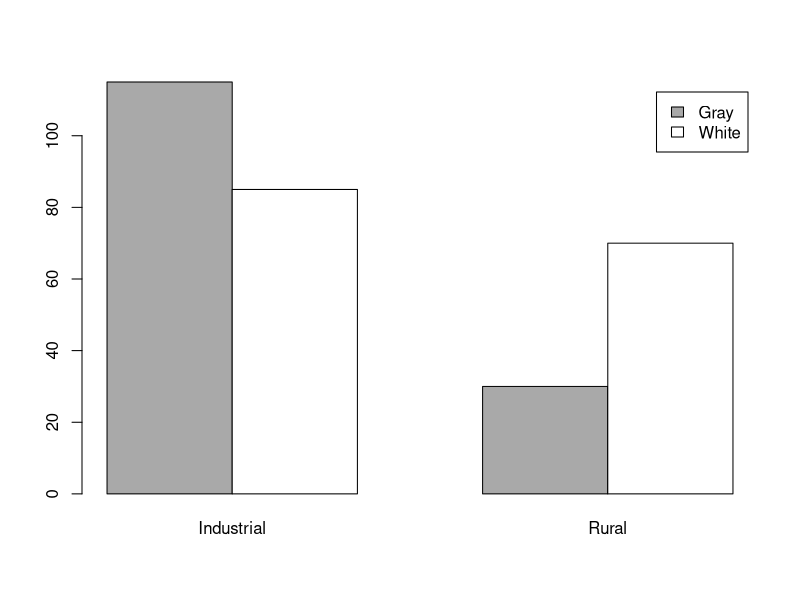
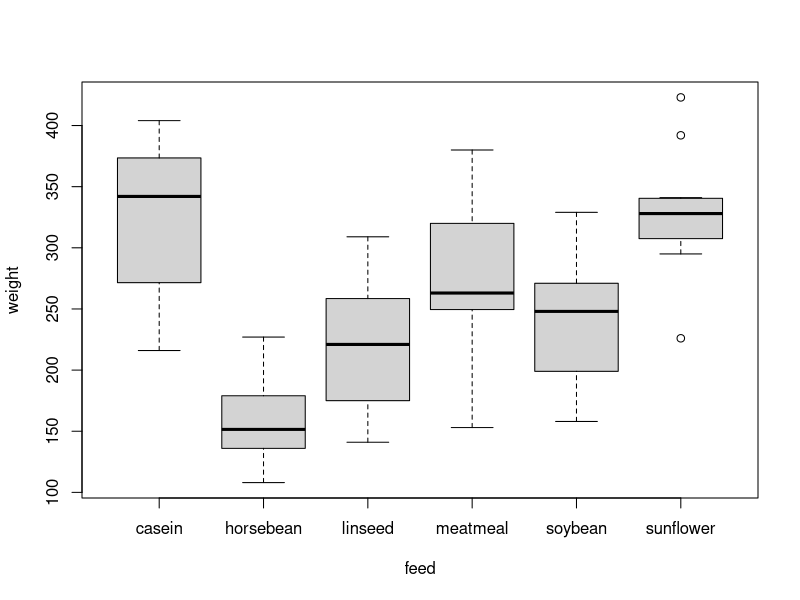
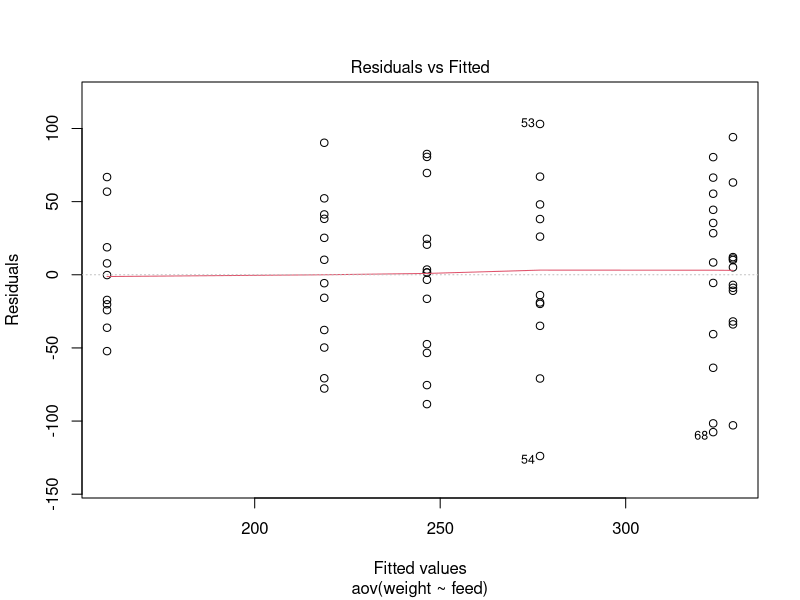
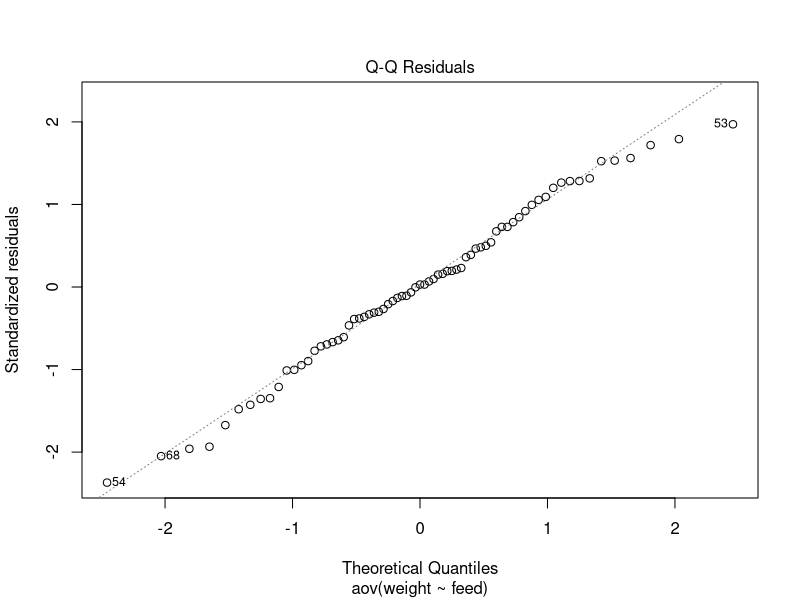
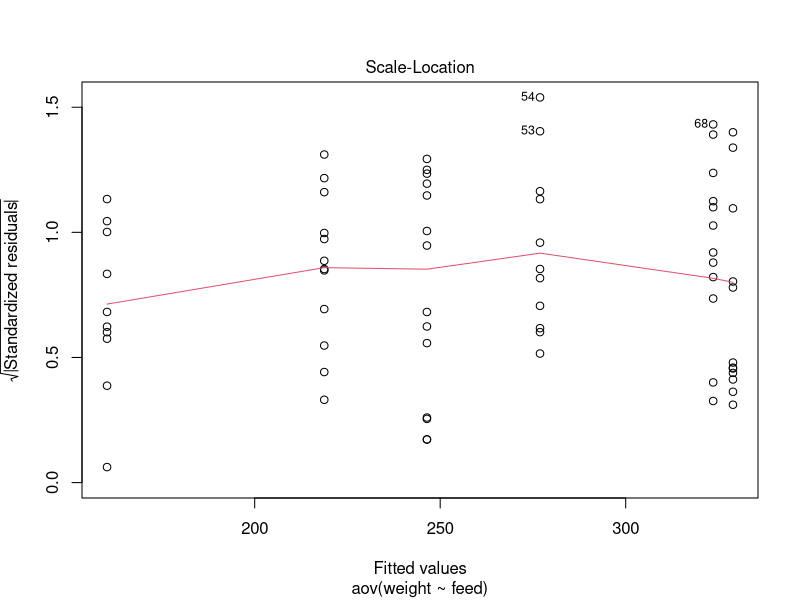
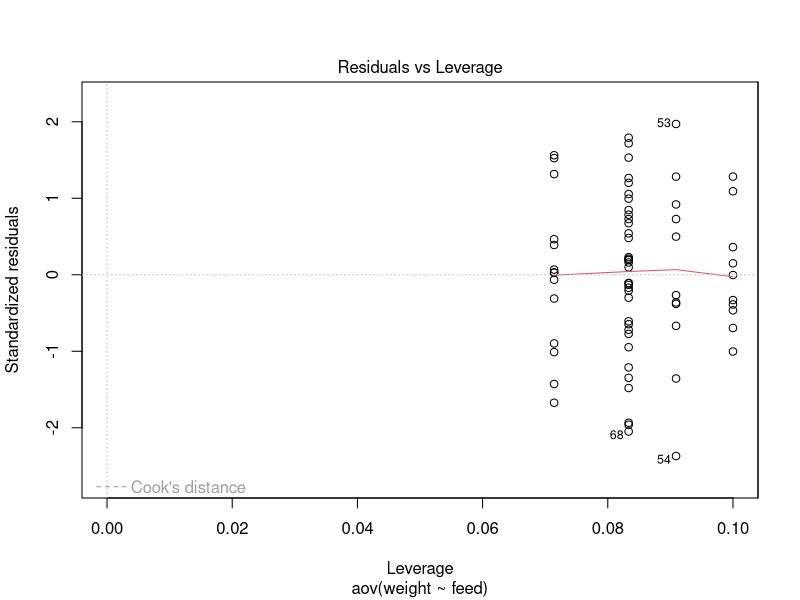
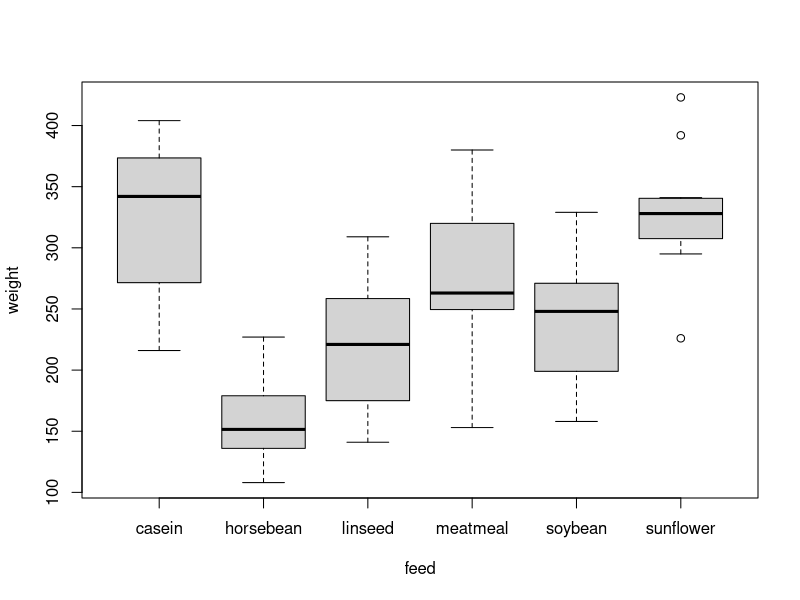
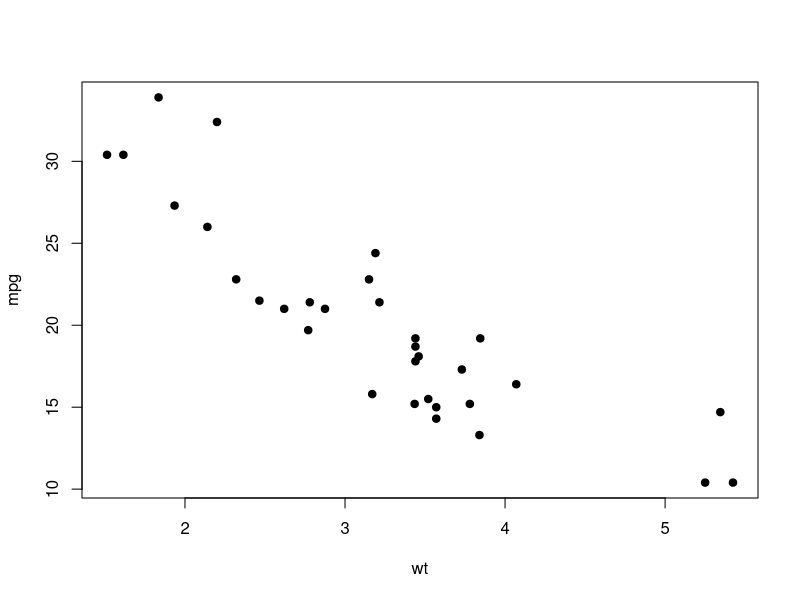

R code for these plots, in order:
## ---- chunk 1
mat=matrix(c(115, 85, 30, 70), nrow=2, dimnames = list(c("Gray", "White"),c("Industrial ", "Rural")))
knitr::kable(mat, format="markdown", align='l', longtable=F)
## ---- chunk 2
moths=matrix(c(115, 30, 85, 70), nrow=2, byrow=TRUE, dimnames=list(c("Gray", "White"), c("Industrial", "Rural")))
moths
## ---- chunk 3
barplot(moths, beside=TRUE, legend=TRUE, col=c("darkgray", "white"))
## ---- chunk 4
chisq.test(moths)
## ---- chunk 5
?chickwts #This will give you a help file that includes information about the dataset. 
head(chickwts)
## ---- chunk 6
plot(weight~feed,data=chickwts)
## ---- chunk 7
aov.mod=aov(weight~feed, data=chickwts) 
summary(aov.mod)
## ---- chunk 8
plot(aov.mod)
## ---- chunk 9
fligner.test(weight~feed,data=chickwts)
## ---- chunk 10
thsd=TukeyHSD(aov.mod) 
thsd
## ---- chunk 11
plot(weight~feed,data=chickwts)
## ---- chunk 12
?mtcars
head(mtcars)
## ---- chunk 13
plot(mpg~wt, data=mtcars, pch=19)
## ---- chunk 14
lm.mod=lm(mpg~wt, data=mtcars)
summary(lm.mod)
## ---- chunk 15
plot(mpg~wt, data=mtcars, pch=19)
lm.mod=lm(mpg~wt, data=mtcars)
xv=seq(min(mtcars$wt), max(mtcars$wt), length=2)
yv=predict(lm.mod, data.frame(wt=xv))
lines(xv, yv)
## ---- chunk 16
my.pal=c("tomato", "slateblue")
plot(mpg~wt, data=mtcars, pch=19, col=my.pal[as.numeric(mtcars$am)+1], cex=2)
## ---- chunk 17
mtcars$trans.type=factor(mtcars$am)
ancova.mod1=aov(mpg~wt*trans.type, data=mtcars)
summary(ancova.mod1)
## ---- chunk 18
ancova.mod2=lm(mpg~wt*trans.type, data=mtcars)
anova(ancova.mod2)
## ---- chunk 19
auto.dat=subset(mtcars, am==0)
manu.dat=subset(mtcars, am==1)
lm.auto=lm(mpg~wt, data=auto.dat)
lm.manu=lm(mpg~wt, data=manu.dat)
my.pal=c("tomato", "slateblue")
plot(mpg~wt, data=mtcars, pch=19, col=my.pal[as.numeric(mtcars$am)+1], cex=2)
abline(lm.auto, col="tomato", lwd=2)
abline(lm.manu, col="slateblue", lwd=2)
## ---- chunk 20
my.pal=c("tomato", "slateblue")
plot(mpg~wt, data=mtcars, pch=19, col=my.pal[as.numeric(mtcars$am)+1], cex=2)

xv0=seq(min(auto.dat$wt), max(auto.dat$wt), length=10)
yv0=predict(lm.auto, data.frame(wt=xv0))
lines(xv0, yv0, col="tomato", lwd=2)

xv1=seq(min(manu.dat$wt), max(manu.dat$wt), length=11)
yv1=predict(lm.manu, data.frame(wt=xv1))
lines(xv1, yv1, col="slateblue", lty=2, lwd=2)
## ---- chunk 21
library(lme4) 
library(lmerTest)
?sleepstudy
## ---- chunk 22
mix.mod1=lmer(Reaction~Days+ (Days|Subject), data=sleepstudy) #mixed effects model of Days, with Days nested in Subject as random effect summary(mix.mod1) #summary of lmer output does not give you p-values
anova(mix.mod1)
